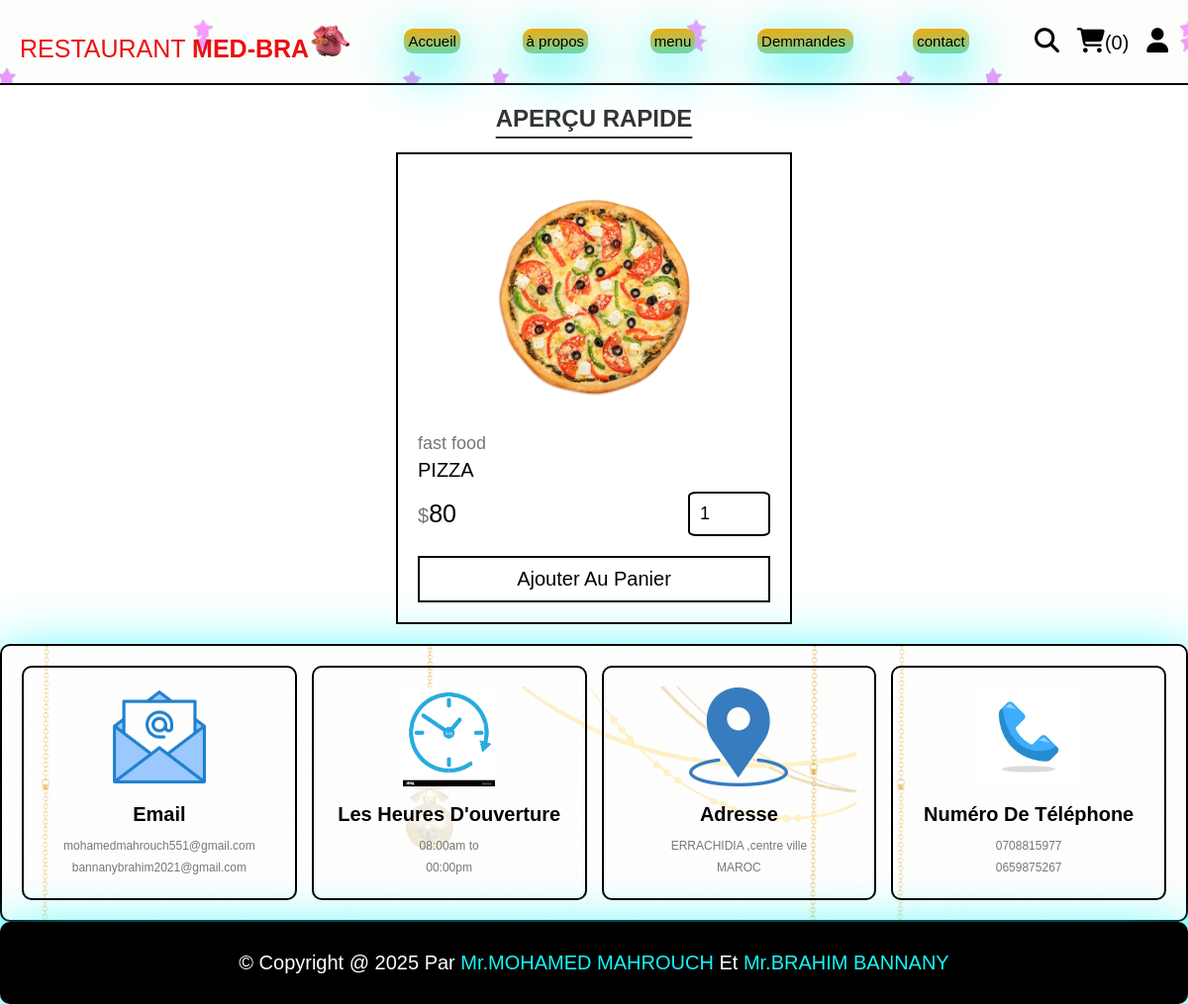
Page /quick_view.php?pid=13 on the committed database.
### tables this page shows
CREATE TABLE `products` (
  `id` int(100) NOT NULL,
  `name` varchar(100) NOT NULL,
  `category` varchar(100) NOT NULL,
  `price` int(10) NOT NULL,
  `image` varchar(100) NOT NULL
);

### quick_view.php (the view, shortened to what this page needs)
<?php
include 'components/connect.php';
?>
<!DOCTYPE html>
<html lang="en">
<head>
   <link rel="stylesheet" href="https://cdnjs.cloudflare.com/ajax/libs/font-awesome/6.1.1/css/all.min.css">
   <link rel="stylesheet" href="css/styledeclia.css">
</head>
<body>
<?php include 'components/user_header.php'; ?>
<section class="quick-view">
   <h1 class="title">aperçu rapide</h1>
   <?php
      $pid = $_GET['pid'];
      $select_products = $conn->prepare("SELECT * FROM `products` WHERE id = ?");
      $select_products->execute([$pid]);
      if($select_products->rowCount() > 0){
         while($fetch_products = $select_products->fetch(PDO::FETCH_ASSOC)){
   ?>
   <form action="" method="post" class="box">
      <img src="uploaded_img/<?= $fetch_products['image']; ?>" alt="">
      <a href="category.php?category=<?= $fetch_products['category']; ?>" class="cat"><?= $fetch_products['category']; ?></a>
      <div class="name"><?= $fetch_products['name']; ?></div>
      <div class="flex">
         <div class="price"><span>$</span><?= $fetch_products['price']; ?></div>
         <input type="number" name="qty" class="qty" min="1" max="99" value="1" maxlength="2">
      </div>
      <button type="submit" name="add_to_cart" class="cart-btn">ajouter au panier</button>
   </form>
   <?php
         }
      }else{
         echo '<p class="empty">aucun produit ajouté pour instant!</p>';
      }
   ?>
</section>
<?php include 'components/footer.php'; ?>
</body>
</html>

### css/styledeclia.css (style rules this page uses)
:root { --yellow: rgb(22, 246, 246); --red:#e74c3c; --white:#fff; --black:black; --light-color:#777; --border:.2rem solid var(--black); }
* { font-family: 'Rubik', sans-serif; margin:0; padding:0; box-sizing: border-box; outline: none; border: none; text-decoration: none; }
html { font-size: 62.5%; overflow-x: hidden; scroll-behavior: smooth; stop-opacity: 7rem; }
section { margin:0 auto; max-width: 1200px; padding:2rem; }
.title { text-align: center; margin-bottom: 2.5rem; font-size: 4rem; color:var(--black); text-transform: uppercase; text-decoration: underline; text-underline-offset: 1rem; }
.title { font-size: 24px; font-weight: bold; color: #333; text-align: center; margin-bottom: 20px; }
input { border-radius: 10%; }
.quick-view form { max-width: 40rem; padding:2rem; border:var(--border); position: relative; margin:0 auto; }
.quick-view form img { height: 25rem; width: 100%; object-fit: contain; margin-bottom: 1rem; }
.quick-view form .cat { font-size: 1.8rem; color:var(--light-color); }
.quick-view form .name { font-size: 2rem; margin:.5rem 0; }
.quick-view form .flex { display: flex; justify-content: space-between; align-items: center; gap:1.5rem; margin:1rem 0; }
.quick-view form .flex .price { font-size: 2.5rem; color:var(--black); }
.quick-view form .flex .price span { font-size: 2rem; color:var(--light-color); }
.quick-view form .flex .qty { border:var(--border); padding:1rem; font-size: 1.8rem; color:var(--black); }
.quick-view form .cart-btn { width: 100%; padding:1rem 3rem; text-align: center; border:var(--border); font-size: 2rem; color:var(--black); cursor: pointer; text-transform: capitalize; background: none; margin-top: 1rem; }

### rows in the picture
products: image (picture), category "fast food", name "PIZZA", price "80"

### other values in the picture
$total_cart_items "0"
